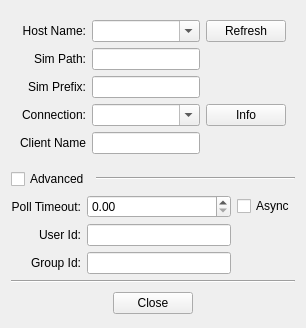
<?xml version="1.0" encoding="UTF-8"?>
<ui version="4.0">
 <class>EuroSim_SimConfig</class>
 <widget class="QWidget" name="EuroSim_SimConfig">
  <property name="geometry">
   <rect>
    <x>0</x>
    <y>0</y>
    <width>303</width>
    <height>313</height>
   </rect>
  </property>
  <property name="sizePolicy">
   <sizepolicy hsizetype="Preferred" vsizetype="Maximum">
    <horstretch>0</horstretch>
    <verstretch>0</verstretch>
   </sizepolicy>
  </property>
  <property name="windowTitle">
   <string>Form</string>
  </property>
  <property name="layoutDirection">
   <enum>Qt::LeftToRight</enum>
  </property>
  <layout class="QVBoxLayout" name="verticalLayout">
   <property name="sizeConstraint">
    <enum>QLayout::SetFixedSize</enum>
   </property>
   <item>
    <widget class="QWidget" name="EuroSim_SimConfig_Base_Container" native="true">
     <property name="sizePolicy">
      <sizepolicy hsizetype="Preferred" vsizetype="Maximum">
       <horstretch>0</horstretch>
       <verstretch>0</verstretch>
      </sizepolicy>
     </property>
     <layout class="QGridLayout" name="gridLayout_3">
      <property name="sizeConstraint">
       <enum>QLayout::SetDefaultConstraint</enum>
      </property>
      <item row="0" column="0">
       <widget class="QLabel" name="EuroSim_SimConfig_HostName_Label">
        <property name="sizePolicy">
         <sizepolicy hsizetype="Minimum" vsizetype="Preferred">
          <horstretch>0</horstretch>
          <verstretch>0</verstretch>
         </sizepolicy>
        </property>
        <property name="text">
         <string>Host Name:</string>
        </property>
        <property name="alignment">
         <set>Qt::AlignRight|Qt::AlignTrailing|Qt::AlignVCenter</set>
        </property>
       </widget>
      </item>
      <item row="0" column="1">
       <widget class="QComboBox" name="EuroSim_SimConfig_HostName_ComboBox">
        <property name="sizePolicy">
         <sizepolicy hsizetype="Expanding" vsizetype="Fixed">
          <horstretch>0</horstretch>
          <verstretch>0</verstretch>
         </sizepolicy>
        </property>
        <property name="editable">
         <bool>true</bool>
        </property>
       </widget>
      </item>
      <item row="0" column="2">
       <widget class="QPushButton" name="EuroSim_SimConfig_Refresh_Button">
        <property name="sizePolicy">
         <sizepolicy hsizetype="Fixed" vsizetype="Fixed">
          <horstretch>0</horstretch>
          <verstretch>0</verstretch>
         </sizepolicy>
        </property>
        <property name="text">
         <string>Refresh</string>
        </property>
       </widget>
      </item>
      <item row="1" column="0">
       <widget class="QLabel" name="EuroSim_SimConfig_SimPath_Label">
        <property name="sizePolicy">
         <sizepolicy hsizetype="Minimum" vsizetype="Preferred">
          <horstretch>0</horstretch>
          <verstretch>0</verstretch>
         </sizepolicy>
        </property>
        <property name="layoutDirection">
         <enum>Qt::LeftToRight</enum>
        </property>
        <property name="text">
         <string>Sim Path:</string>
        </property>
        <property name="scaledContents">
         <bool>false</bool>
        </property>
        <property name="alignment">
         <set>Qt::AlignRight|Qt::AlignTrailing|Qt::AlignVCenter</set>
        </property>
       </widget>
      </item>
      <item row="1" column="1">
       <widget class="QLineEdit" name="EuroSim_SimConfig_SimPath_TextField"/>
      </item>
      <item row="2" column="0">
       <widget class="QLabel" name="EuroSim_SimConfig_SimPrefix_Label">
        <property name="sizePolicy">
         <sizepolicy hsizetype="Minimum" vsizetype="Preferred">
          <horstretch>0</horstretch>
          <verstretch>0</verstretch>
         </sizepolicy>
        </property>
        <property name="text">
         <string>Sim Prefix:</string>
        </property>
        <property name="alignment">
         <set>Qt::AlignRight|Qt::AlignTrailing|Qt::AlignVCenter</set>
        </property>
       </widget>
      </item>
      <item row="2" column="1">
       <widget class="QLineEdit" name="EuroSim_SimConfig_SimPrefix_TextField"/>
      </item>
      <item row="3" column="0">
       <widget class="QLabel" name="EuroSim_SimConfig_Connection_Label">
        <property name="sizePolicy">
         <sizepolicy hsizetype="Minimum" vsizetype="Preferred">
          <horstretch>0</horstretch>
          <verstretch>0</verstretch>
         </sizepolicy>
        </property>
        <property name="text">
         <string>Connection:</string>
        </property>
        <property name="alignment">
         <set>Qt::AlignRight|Qt::AlignTrailing|Qt::AlignVCenter</set>
        </property>
       </widget>
      </item>
      <item row="3" column="1">
       <widget class="QComboBox" name="EuroSim_SimConfig_Connection_ComboBox">
        <property name="sizePolicy">
         <sizepolicy hsizetype="Expanding" vsizetype="Fixed">
          <horstretch>0</horstretch>
          <verstretch>0</verstretch>
         </sizepolicy>
        </property>
        <property name="editable">
         <bool>true</bool>
        </property>
       </widget>
      </item>
      <item row="3" column="2">
       <widget class="QPushButton" name="EuroSim_SimConfig_Info_Button">
        <property name="sizePolicy">
         <sizepolicy hsizetype="Fixed" vsizetype="Fixed">
          <horstretch>0</horstretch>
          <verstretch>0</verstretch>
         </sizepolicy>
        </property>
        <property name="text">
         <string>Info</string>
        </property>
       </widget>
      </item>
      <item row="4" column="0">
       <widget class="QLabel" name="EuroSim_SimConfig_ClientName_Label">
        <property name="sizePolicy">
         <sizepolicy hsizetype="Minimum" vsizetype="Preferred">
          <horstretch>0</horstretch>
          <verstretch>0</verstretch>
         </sizepolicy>
        </property>
        <property name="text">
         <string>Client Name</string>
        </property>
        <property name="alignment">
         <set>Qt::AlignRight|Qt::AlignTrailing|Qt::AlignVCenter</set>
        </property>
       </widget>
      </item>
      <item row="4" column="1">
       <widget class="QLineEdit" name="EuroSim_SimConfig_ClientName_TextField"/>
      </item>
     </layout>
    </widget>
   </item>
   <item>
    <layout class="QHBoxLayout" name="EuroSim_SimConfig_Advanced_Layout">
     <property name="sizeConstraint">
      <enum>QLayout::SetDefaultConstraint</enum>
     </property>
     <item>
      <widget class="QCheckBox" name="EuroSim_SimConfig_Advanced_CheckBox">
       <property name="sizePolicy">
        <sizepolicy hsizetype="Maximum" vsizetype="Fixed">
         <horstretch>0</horstretch>
         <verstretch>0</verstretch>
        </sizepolicy>
       </property>
       <property name="styleSheet">
        <string notr="true">QCheckBox::inidicator::unchecked {
  image: SP_TitleBarUnshadeButton;
}
QCheckBox::inidicator::checked {
  image: SP_TitleBarShadeButton;
}</string>
       </property>
       <property name="text">
        <string>Advanced</string>
       </property>
      </widget>
     </item>
     <item>
      <widget class="Line" name="EuroSim_SimConfig_Advanced_Line">
       <property name="orientation">
        <enum>Qt::Horizontal</enum>
       </property>
      </widget>
     </item>
    </layout>
   </item>
   <item>
    <widget class="QWidget" name="EuroSim_SimConfig_Advanced_Container" native="true">
     <property name="enabled">
      <bool>true</bool>
     </property>
     <layout class="QGridLayout" name="gridLayout">
      <property name="leftMargin">
       <number>0</number>
      </property>
      <property name="topMargin">
       <number>0</number>
      </property>
      <property name="rightMargin">
       <number>0</number>
      </property>
      <property name="bottomMargin">
       <number>0</number>
      </property>
      <item row="0" column="1">
       <widget class="QDoubleSpinBox" name="EuroSim_SimConfig_PollTimeout_SpinBox">
        <property name="sizePolicy">
         <sizepolicy hsizetype="Expanding" vsizetype="Fixed">
          <horstretch>0</horstretch>
          <verstretch>0</verstretch>
         </sizepolicy>
        </property>
       </widget>
      </item>
      <item row="2" column="0">
       <widget class="QLabel" name="EuroSim_SimConfig_GroupId_Label">
        <property name="sizePolicy">
         <sizepolicy hsizetype="Minimum" vsizetype="Preferred">
          <horstretch>0</horstretch>
          <verstretch>0</verstretch>
         </sizepolicy>
        </property>
        <property name="text">
         <string>Group Id:</string>
        </property>
        <property name="alignment">
         <set>Qt::AlignRight|Qt::AlignTrailing|Qt::AlignVCenter</set>
        </property>
       </widget>
      </item>
      <item row="0" column="0">
       <widget class="QLabel" name="EuroSim_SimConfig_PollTimeout_Label">
        <property name="sizePolicy">
         <sizepolicy hsizetype="Minimum" vsizetype="Preferred">
          <horstretch>0</horstretch>
          <verstretch>0</verstretch>
         </sizepolicy>
        </property>
        <property name="text">
         <string>Poll Timeout:</string>
        </property>
        <property name="alignment">
         <set>Qt::AlignRight|Qt::AlignTrailing|Qt::AlignVCenter</set>
        </property>
       </widget>
      </item>
      <item row="1" column="0">
       <widget class="QLabel" name="EuroSim_SimConfig_UserId_Label">
        <property name="sizePolicy">
         <sizepolicy hsizetype="Minimum" vsizetype="Preferred">
          <horstretch>0</horstretch>
          <verstretch>0</verstretch>
         </sizepolicy>
        </property>
        <property name="text">
         <string>User Id:</string>
        </property>
        <property name="alignment">
         <set>Qt::AlignRight|Qt::AlignTrailing|Qt::AlignVCenter</set>
        </property>
       </widget>
      </item>
      <item row="0" column="2">
       <widget class="QCheckBox" name="EuroSim_SimConfig_Asynchronous_CheckBox">
        <property name="sizePolicy">
         <sizepolicy hsizetype="Maximum" vsizetype="Fixed">
          <horstretch>0</horstretch>
          <verstretch>0</verstretch>
         </sizepolicy>
        </property>
        <property name="text">
         <string>Async</string>
        </property>
       </widget>
      </item>
      <item row="1" column="1">
       <widget class="QLineEdit" name="EuroSim_SimConfig_UserId_TextField"/>
      </item>
      <item row="2" column="1">
       <widget class="QLineEdit" name="EuroSim_SimConfig_GroupId_TextField"/>
      </item>
     </layout>
    </widget>
   </item>
   <item>
    <widget class="Line" name="EuroSim_SimConfig_Bottom_Line">
     <property name="orientation">
      <enum>Qt::Horizontal</enum>
     </property>
    </widget>
   </item>
   <item>
    <widget class="QWidget" name="EuroSim_SimConfig_Button_Container" native="true">
     <property name="sizePolicy">
      <sizepolicy hsizetype="Preferred" vsizetype="Maximum">
       <horstretch>0</horstretch>
       <verstretch>0</verstretch>
      </sizepolicy>
     </property>
     <layout class="QHBoxLayout" name="horizontalLayout">
      <property name="leftMargin">
       <number>3</number>
      </property>
      <property name="topMargin">
       <number>3</number>
      </property>
      <property name="rightMargin">
       <number>3</number>
      </property>
      <property name="bottomMargin">
       <number>3</number>
      </property>
      <item>
       <widget class="QPushButton" name="EuroSim_SimConfig_Close_Button">
        <property name="sizePolicy">
         <sizepolicy hsizetype="Fixed" vsizetype="Fixed">
          <horstretch>0</horstretch>
          <verstretch>0</verstretch>
         </sizepolicy>
        </property>
        <property name="layoutDirection">
         <enum>Qt::LeftToRight</enum>
        </property>
        <property name="text">
         <string>Close</string>
        </property>
       </widget>
      </item>
     </layout>
    </widget>
   </item>
  </layout>
 </widget>
 <resources/>
 <connections>
  <connection>
   <sender>EuroSim_SimConfig_Advanced_CheckBox</sender>
   <signal>toggled(bool)</signal>
   <receiver>EuroSim_SimConfig_Advanced_Container</receiver>
   <slot>setVisible(bool)</slot>
   <hints>
    <hint type="sourcelabel">
     <x>169</x>
     <y>171</y>
    </hint>
    <hint type="destinationlabel">
     <x>169</x>
     <y>221</y>
    </hint>
   </hints>
  </connection>
 </connections>
</ui>
